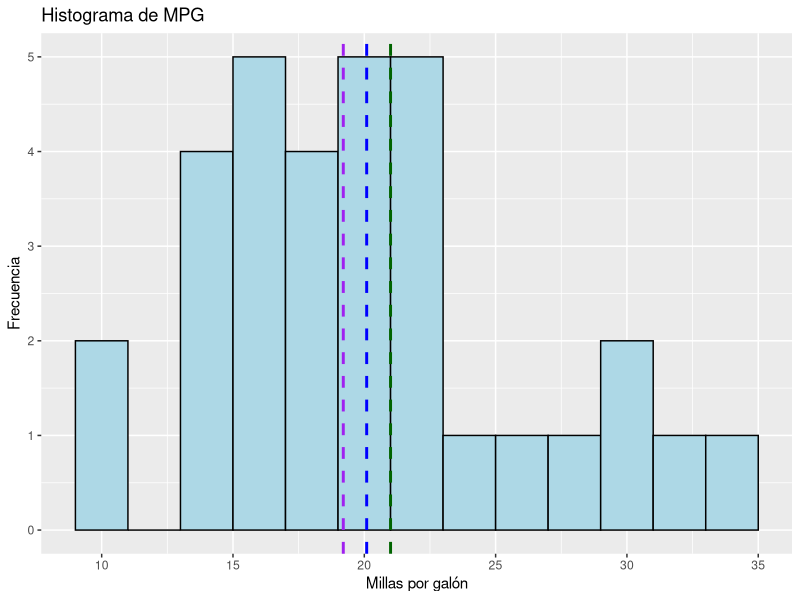
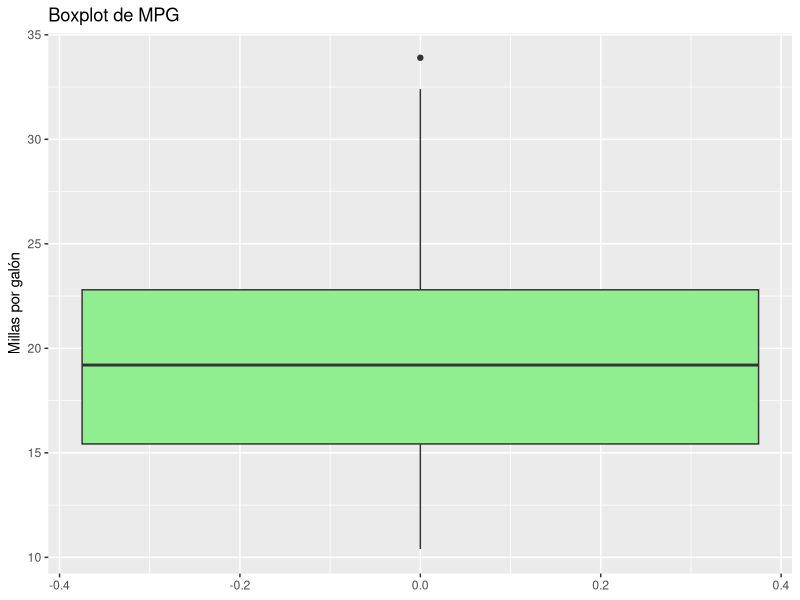
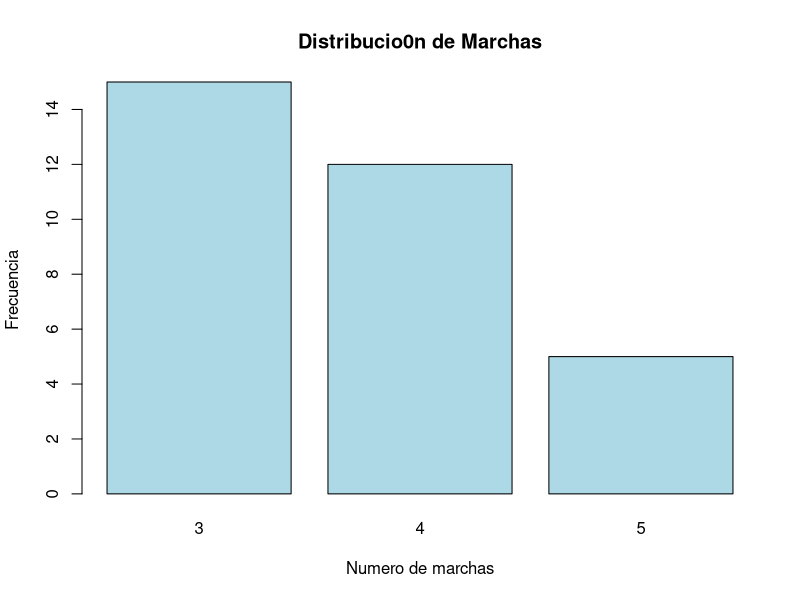

These charts were generated, in order, by the following R code:

# ------------------ Paso 4 --------------------
data(mtcars)
str(mtcars)

summary(mtcars)

mpg <- mtcars$mpg
media_mpg <- mean(mpg)
mediana_mpg <- median(mpg)

getmode <- function(v){
  uniqv <- unique(v)
  uniqv[which.max(tabulate((match(v,uniqv))))]
}
moda_mpg <- getmode(mpg)

media_mpg
mediana_mpg
moda_mpg
# ------------------ Paso 5 ----------------------
library(ggplot2)
ggplot(mtcars, aes(x=mpg))+
  geom_histogram(binwidth = 2,fill = "lightblue",color="black") +
  geom_vline(aes(xintercept = media_mpg), color = "blue", linetype= "dashed",size = 1) +
  geom_vline(aes(xintercept = mediana_mpg), color ="purple",linetype="dashed",size = 1) +
  geom_vline(aes(xintercept = moda_mpg), color="darkgreen",linetype="dashed",size=1) +
  labs(title = "Histograma de MPG", x = "Millas por galón", y="Frecuencia")

# ------------------ Paso 6 ----------------------

rango <- range(mpg)
rango

varianza_mpg <- var(mpg)
varianza_mpg

desviacion_mpg <- sd(mpg)
desviacion_mpg


# ------- Paso 7 ------- BOXPLOT --------------

ggplot(mtcars, aes(y = mpg)) +
  geom_boxplot(fill="lightgreen") +
  labs(title="Boxplot de MPG", y="Millas por galón")


# ------------------ Paso 8 ----------------------

tabla_gear <- table(mtcars$gear)
barplot(tabla_gear, main="Distribucio0n de Marchas", xlab="Numero de marchas", ylab= "Frecuencia", col ="lightblue")











